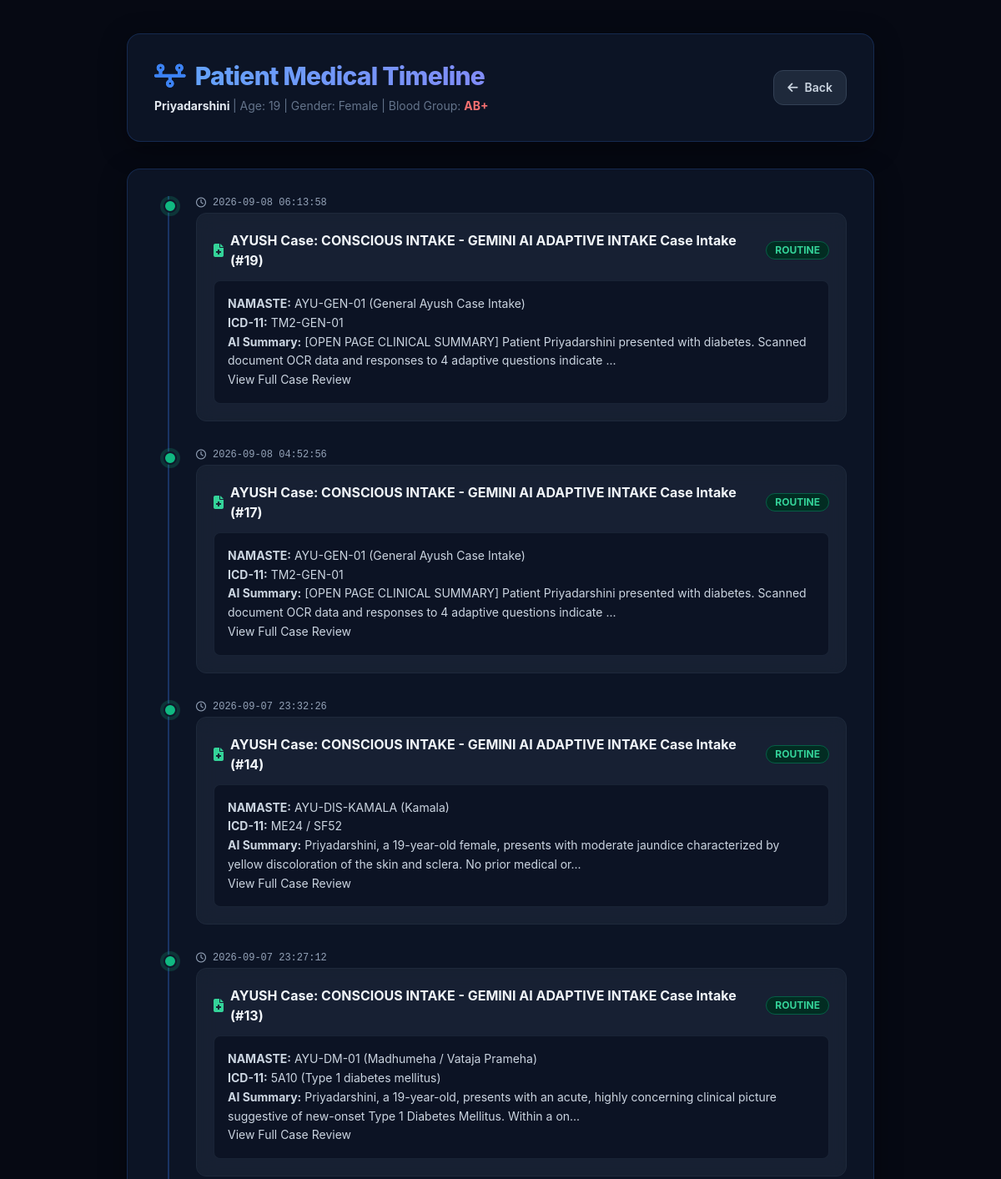
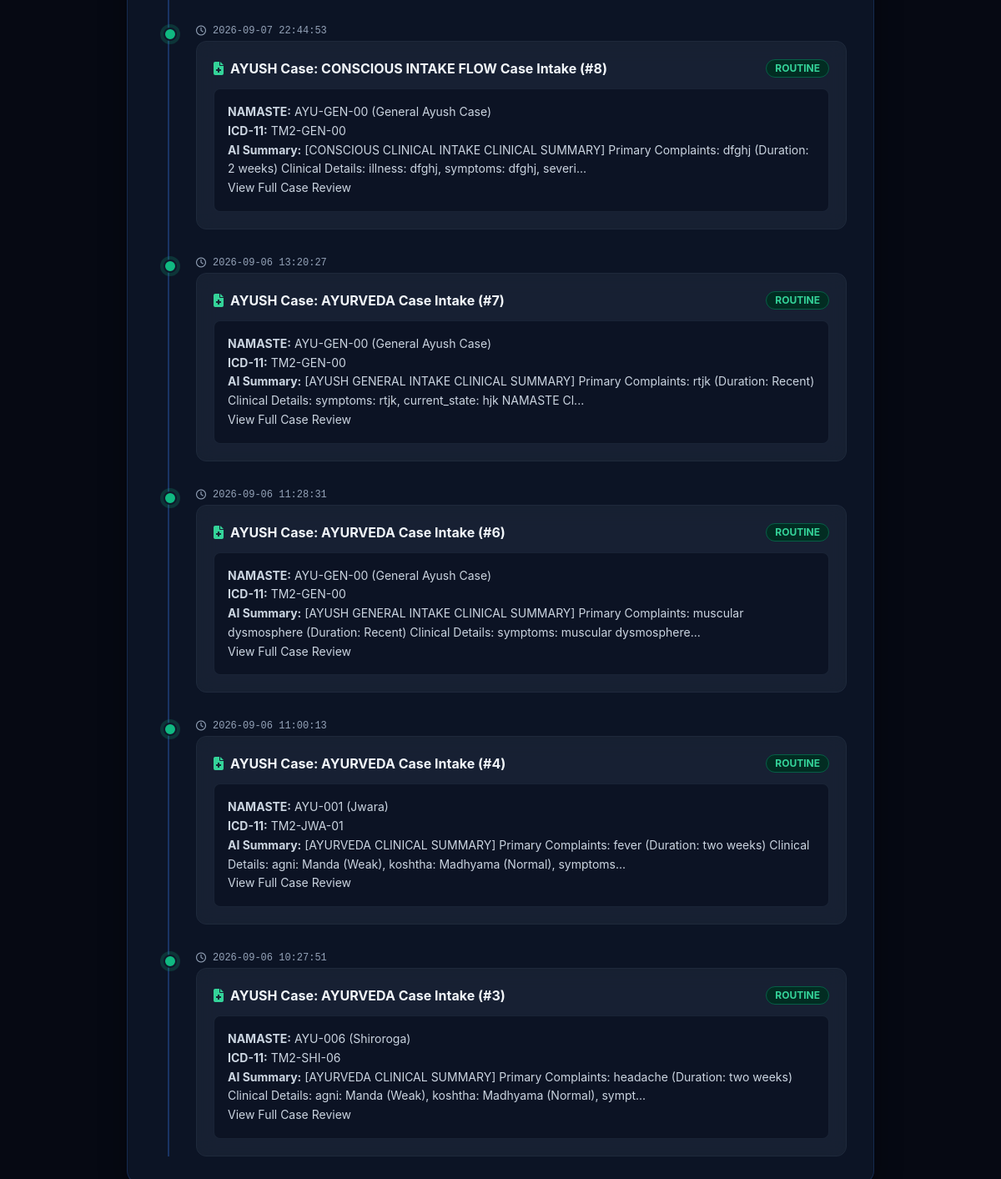
/citizen/24/timeline, run on the app's committed database (2 pictures, top to bottom).
### app.py (models this page shows)
class Citizen(db.Model):
    id = db.Column(db.Integer, primary_key=True)
    fullname = db.Column(db.String(100))
    age = db.Column(db.Integer)
    gender = db.Column(db.String(20))
    blood_group = db.Column(db.String(10))
    allergies = db.Column(db.String(200))
    diseases = db.Column(db.String(200))
    emergency_contact = db.Column(db.String(20))
    face_image = db.Column(db.String(200))
    fingerprint_id = db.Column(db.Integer)
    abha_id = db.Column(db.String(50))
    preferred_language = db.Column(db.String(50), default="English")
    contact_number = db.Column(db.String(20))
    status = db.Column(db.String(30), default="registered")
    is_temporary = db.Column(db.Boolean, default=False)
    is_minor = db.Column(db.Boolean, default=False)
    is_incapacitated = db.Column(db.Boolean, default=False)
    attendant_name = db.Column(db.String(100))
    attendant_age = db.Column(db.Integer)
    attendant_relationship = db.Column(db.String(50))

class CaseRecord(db.Model):
    id = db.Column(
        db.Integer,
        primary_key=True
    )
    citizen_id = db.Column(
        db.Integer,
        db.ForeignKey("citizen.id")
    )
    ayush_system = db.Column(
        db.String(50)
    )
    structured_answers = db.Column(
        db.Text
    )
    namaste_codes = db.Column(
        db.String(200)
    )
    icd11_tm2_codes = db.Column(
        db.String(200)
    )
    referral_flag = db.Column(
        db.Boolean,
        default=False
    )
    priority = db.Column(
        db.String(20),
        default="routine"
    )
    ai_summary = db.Column(
        db.Text
    )
    verified = db.Column(
        db.Boolean,
        default=False
    )
    verified_by = db.Column(
        db.String(100)
    )
    created_at = db.Column(
        db.String(100)
    )
    illness = db.Column(db.String(200))
    severity = db.Column(db.String(50))
    duration = db.Column(db.String(100))
    history = db.Column(db.Text)
    ayush_history = db.Column(db.Text)
    uploaded_docs = db.Column(db.Text)
    ocr_text = db.Column(db.Text)
    red_flags = db.Column(db.Text)
    source = db.Column(db.String(20), default="patient")
    is_attendant_consent = db.Column(db.Boolean, default=False)

### app.py (the view, shortened to what this page needs)
@app.route("/citizen/<int:citizen_id>/timeline")
def medical_timeline(citizen_id):
    citizen = Citizen.query.get(citizen_id)
    if not citizen:
        return "Citizen Not Found"
    events = []
    med_record = MedicalRecord.query.filter_by(citizen_id=citizen_id).first()
    cases = CaseRecord.query.filter_by(citizen_id=citizen_id).order_by(CaseRecord.id.desc()).all()
    for c in cases:
        events.append({
            "type": "case",
            "date": c.created_at or "Recent",
            "title": f"{c.ayush_system.upper()} Case Intake (#{c.id})",
            "priority": c.priority or "routine",
            "content": f"<strong>NAMASTE:</strong> {c.namaste_codes}<br><strong>ICD-11:</strong> {c.icd11_tm2_codes}<br><strong>AI Summary:</strong> {c.ai_summary[:150] if c.ai_summary else 'N/A'}... <br><a href='/ayush/case/{c.id}/review'>View Full Case Review</a>"
        })
    prescriptions = Prescription.query.filter_by(citizen_id=citizen_id).order_by(Prescription.id.desc()).all()
    doctor_id = session.get("doctor_id")
    doctor = Doctor.query.get(doctor_id) if doctor_id else None
    log = AuditLog(
        doctor_name=doctor.name if doctor else "Practitioner",
        designation=doctor.designation if doctor else "Physician",
        patient_name=citizen.fullname,
        access_mode="Timeline View",
        access_time=str(datetime.now())
    )
    db.session.add(log)
    db.session.commit()
    return render_template("timeline.html", citizen=citizen, events=events)

### templates/timeline.html (shortened to what this page needs)
<!DOCTYPE html>
<html lang="en">
<head>
    <script src="https://cdn.tailwindcss.com"></script>
    <link rel="stylesheet" href="https://cdnjs.cloudflare.com/ajax/libs/font-awesome/6.5.2/css/all.min.css" />
</head>
<body class="min-h-screen py-10 px-4 sm:px-8">
    <div class="max-w-4xl mx-auto">
        <div class="glass-panel rounded-2xl p-6 sm:p-8 mb-8 flex flex-col sm:flex-row justify-between items-start sm:items-center gap-4">
            <div>
                <h1 class="text-3xl font-extrabold tracking-tight bg-gradient-to-r from-blue-400 to-indigo-400 bg-clip-text text-transparent flex items-center gap-3">
                    <i class="fa-solid fa-timeline text-blue-500"></i> Patient Medical Timeline
                </h1>
                <p class="text-slate-400 text-sm mt-2">
                    <strong class="text-slate-200">{{ citizen.fullname }}</strong>
                    <span class="text-slate-500">| Age: {{ citizen.age }} | Gender: {{ citizen.gender if citizen.gender else 'N/A' }} | Blood Group: <span class="text-red-400 font-bold">{{ citizen.blood_group }}</span></span>
                </p>
            </div>
            <a href="javascript:history.back()" class="px-4 py-2.5 rounded-xl bg-slate-800 hover:bg-slate-700 text-slate-300 font-semibold transition text-sm flex items-center gap-2 border border-slate-700">
                <i class="fa-solid fa-arrow-left"></i> Back
            </a>
        </div>
        <div class="glass-panel rounded-2xl p-6 sm:p-8">
            {% if events %}
                <div class="relative border-l-2 border-blue-500/30 pl-6 sm:pl-8 space-y-8 ml-2 sm:ml-4">
                    {% for event in events %}
                        <div class="relative group">
                            <div class="absolute -left-[31px] sm:-left-[39px] top-1 w-4 h-4 rounded-full border-2 border-slate-900
                                {% if event.type == 'case' %}bg-emerald-500 ring-4 ring-emerald-500/20{% elif event.type == 'prescription' %}bg-cyan-500 ring-4 ring-cyan-500/20{% else %}bg-purple-500 ring-4 ring-purple-500/20{% endif %}">
                            </div>
                            <div class="flex items-center gap-2 text-xs font-mono text-slate-400 mb-1">
                                <i class="fa-regular fa-clock"></i> {{ event.date }}
                            </div>
                            <div class="glass-card rounded-xl p-5 border border-slate-800 hover:border-blue-500/30 transition">
                                <div class="flex items-center justify-between gap-4 mb-3">
                                    <h3 class="font-bold text-base text-slate-100 flex items-center gap-2">
                                        {% if event.type == 'case' %}
                                            <i class="fa-solid fa-file-medical text-emerald-400"></i> AYUSH Case: {{ event.title }}
                                        {% elif event.type == 'prescription' %}
                                            <i class="fa-solid fa-pills text-cyan-400"></i> Prescription Record
                                        {% else %}
                                            <i class="fa-solid fa-notes-medical text-purple-400"></i> Baseline Medical Record
                                        {% endif %}
                                    </h3>
                                    {% if event.type == 'case' %}
                                        {% if event.priority == 'URGENT' %}
                                            <span class="px-2.5 py-0.5 rounded-full text-xs font-bold bg-red-950 text-red-400 border border-red-800">URGENT</span>
                                        {% elif event.priority == 'REVIEW_REQUIRED' %}
                                            <span class="px-2.5 py-0.5 rounded-full text-xs font-bold bg-amber-950 text-amber-400 border border-amber-800">REVIEW REQUIRED</span>
                                        {% else %}
                                            <span class="px-2.5 py-0.5 rounded-full text-xs font-bold bg-emerald-950 text-emerald-400 border border-emerald-800">ROUTINE</span>
                                        {% endif %}
                                    {% endif %}
                                </div>
                                <div class="text-sm text-slate-300 leading-relaxed bg-slate-950/50 p-4 rounded-lg border border-slate-800/80">
                                    {{ event.content | safe }}
                                </div>
                            </div>
                        </div>
                    {% endfor %}
                </div>
            {% endif %}
        </div>
    </div>
</body>
</html>

### templates/timeline.html (style rules this page uses)
body { background: #060913; color: #f8fafc; font-family: 'Inter', system-ui, sans-serif; }
.glass-panel { background: rgba(15, 23, 42, 0.85); backdrop-filter: blur(16px); border: 1px solid rgba(59, 130, 246, 0.2); box-shadow: 0 8px 32px 0 rgba(0, 0, 0, 0.37); }
.glass-card { background: rgba(30, 41, 59, 0.6); backdrop-filter: blur(12px); border: 1px solid rgba(59, 130, 246, 0.15); }

### data on the page
Citizen: fullname "Priyadarshini", age "19", gender "Female", blood_group "AB+"
CaseRecord: date "2026-09-08 06:13:58", title "CONSCIOUS INTAKE - GEMINI AI ADAPTIVE INTAKE Case Intake (#19)", priority "ROUTINE", content "NAMASTE: AYU-GEN-01 (General Ayush Case Intake) ICD-11: TM2-GEN-01 AI Summary: [OPEN PAGE CLINICAL SUMMARY] Patient Priyadarshini presented with diabetes. Scanned document OCR data and responses to 4 adaptive questions indicate ... View Full Case Review"
CaseRecord: date "2026-09-08 04:52:56", title "CONSCIOUS INTAKE - GEMINI AI ADAPTIVE INTAKE Case Intake (#17)", priority "ROUTINE", content "NAMASTE: AYU-GEN-01 (General Ayush Case Intake) ICD-11: TM2-GEN-01 AI Summary: [OPEN PAGE CLINICAL SUMMARY] Patient Priyadarshini presented with diabetes. Scanned document OCR data and responses to 4 adaptive questions indicate ... View Full Case Review"
CaseRecord: date "2026-09-07 23:32:26", title "CONSCIOUS INTAKE - GEMINI AI ADAPTIVE INTAKE Case Intake (#14)", priority "ROUTINE", content "NAMASTE: AYU-DIS-KAMALA (Kamala) ICD-11: ME24 / SF52 AI Summary: Priyadarshini, a 19-year-old female, presents with moderate jaundice characterized by yellow discoloration of the skin and sclera. No prior medical or... View Full Case Review"
CaseRecord: date "2026-09-07 23:27:12", title "CONSCIOUS INTAKE - GEMINI AI ADAPTIVE INTAKE Case Intake (#13)", priority "ROUTINE", content "NAMASTE: AYU-DM-01 (Madhumeha / Vataja Prameha) ICD-11: 5A10 (Type 1 diabetes mellitus) AI Summary: Priyadarshini, a 19-year-old, presents with an acute, highly concerning clinical picture suggestive of new-onset Type 1 Diabetes Mellitus. Within a on... View Full Case Review"
CaseRecord: date "2026-09-07 22:44:53", title "CONSCIOUS INTAKE FLOW Case Intake (#8)", priority "ROUTINE", content "NAMASTE: AYU-GEN-00 (General Ayush Case) ICD-11: TM2-GEN-00 AI Summary: [CONSCIOUS CLINICAL INTAKE CLINICAL SUMMARY] Primary Complaints: dfghj (Duration: 2 weeks) Clinical Details: illness: dfghj, symptoms: dfghj, severi... View Full Case Review"
CaseRecord: date "2026-09-06 13:20:27", title "AYURVEDA Case Intake (#7)", priority "ROUTINE", content "NAMASTE: AYU-GEN-00 (General Ayush Case) ICD-11: TM2-GEN-00 AI Summary: [AYUSH GENERAL INTAKE CLINICAL SUMMARY] Primary Complaints: rtjk (Duration: Recent) Clinical Details: symptoms: rtjk, current_state: hjk NAMASTE Cl... View Full Case Review"
CaseRecord: date "2026-09-06 11:28:31", title "AYURVEDA Case Intake (#6)", priority "ROUTINE", content "NAMASTE: AYU-GEN-00 (General Ayush Case) ICD-11: TM2-GEN-00 AI Summary: [AYUSH GENERAL INTAKE CLINICAL SUMMARY] Primary Complaints: muscular dysmosphere (Duration: Recent) Clinical Details: symptoms: muscular dysmosphere... View Full Case Review"
CaseRecord: date "2026-09-06 11:00:13", title "AYURVEDA Case Intake (#4)", priority "ROUTINE", content "NAMASTE: AYU-001 (Jwara) ICD-11: TM2-JWA-01 AI Summary: [AYURVEDA CLINICAL SUMMARY] Primary Complaints: fever (Duration: two weeks) Clinical Details: agni: Manda (Weak), koshtha: Madhyama (Normal), symptoms... View Full Case Review"
CaseRecord: date "2026-09-06 10:27:51", title "AYURVEDA Case Intake (#3)", priority "ROUTINE", content "NAMASTE: AYU-006 (Shiroroga) ICD-11: TM2-SHI-06 AI Summary: [AYURVEDA CLINICAL SUMMARY] Primary Complaints: headache (Duration: two weeks) Clinical Details: agni: Manda (Weak), koshtha: Madhyama (Normal), sympt... View Full Case Review"
